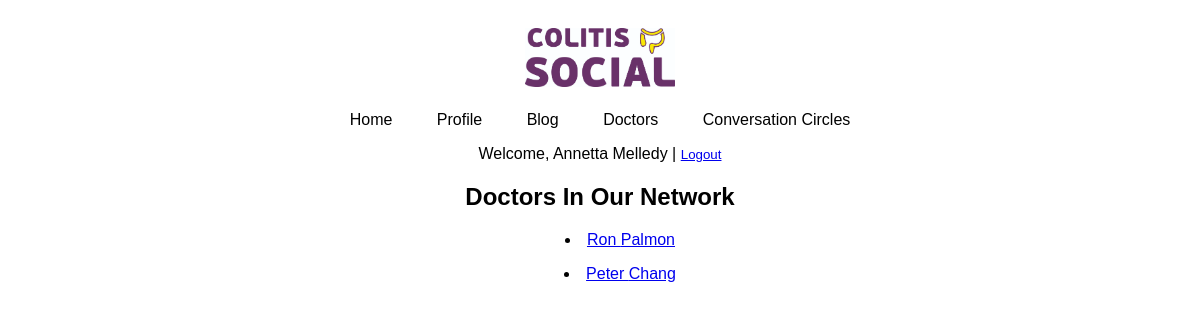
/doctors.php (signed in), run on the app's committed database.
### tables this page shows
CREATE TABLE `doctors` (
  `doctor_id` int(11) NOT NULL,
  `name` varchar(50) NOT NULL,
  `surname` varchar(50) NOT NULL,
  `phone_number` varchar(20) NOT NULL,
  `email_address` varchar(100) NOT NULL,
  `speciality` varchar(30) NOT NULL,
  `street` varchar(50) NOT NULL,
  `building` varchar(50) NOT NULL,
  `door_number` varchar(10) NOT NULL,
  `zip_code` varchar(10) NOT NULL,
  `city` varchar(30) NOT NULL,
  `state` varchar(30) NOT NULL
);

### doctors.php (the view, shortened to what this page needs)
<?php
include_once 'includes/header.php';
?>
<?php
require_once 'includes/login.php';
echo "<h2 class=\"center\">Doctors In Our Network</h2>";
$conn = new mysqli($hn, $un, $pw, $db);
$query = "SELECT * FROM `doctors`";
$result = $conn->query($query);
while ($row = $result->fetch_assoc()) {
    $did=$row["doctor_id"];
	echo "<ul class=\"centeredlist\"><li><a href=\"doctor.php?id=".$did."\">".$row["name"]."  ".$row["surname"]."</a></li></ul>";
}
?>
</body>
</html>

### includes/colitissocial.css (style rules this page uses)
body { font-family: sans-serif; }
.centeredlist { text-align: center; list-style-position: inside; }
.center { text-align: center; }

### data on the page
doctors: name "Ron", surname "Palmon"
doctors: name "Peter", surname "Chang"

### other printed values
$_SESSION['name'] "Annetta"
$_SESSION['surname'] "Melledy"
